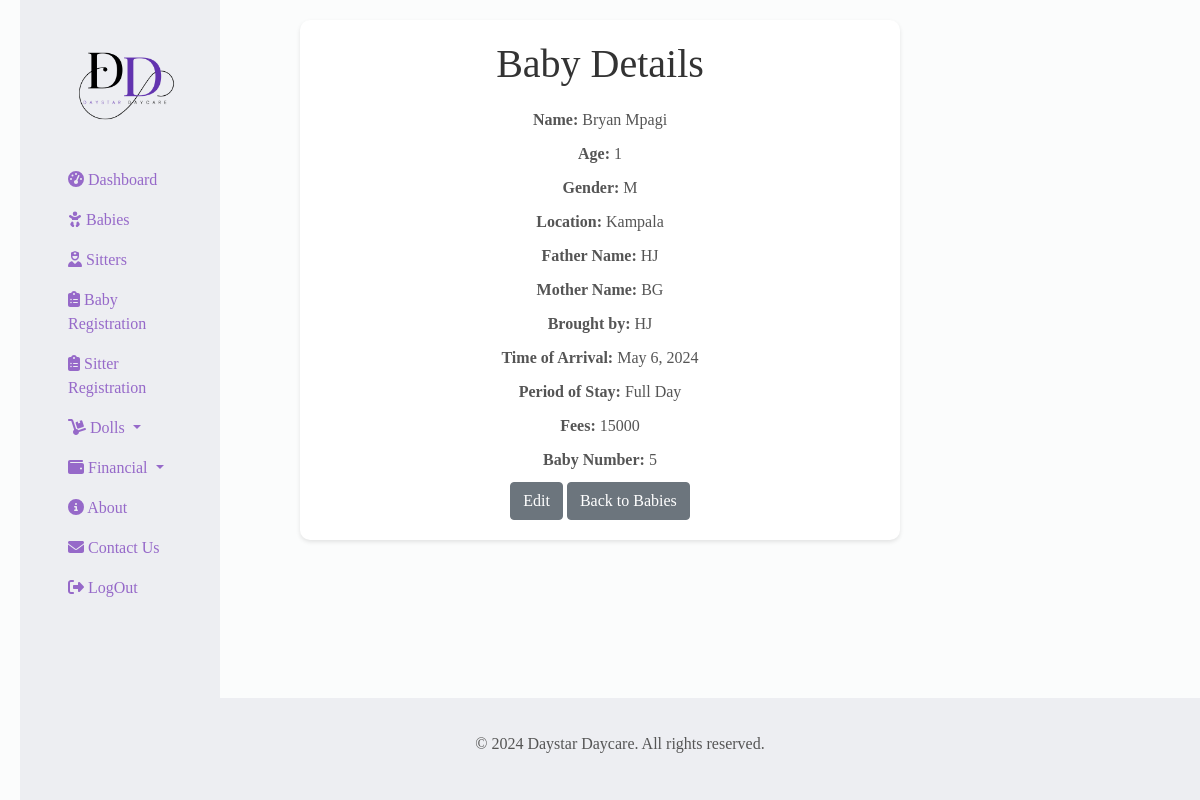
The page /result_baby_details/15/ on the database its author committed.
### daystarApp/models.py (models this page shows, shortened)
class Baby(models.Model):
    name = models.CharField(max_length=100)
    age = models.IntegerField(null=True, blank=True, default=0)
    gender = models.CharField(max_length=10, null=True, blank=True)
    location = models.CharField(max_length=50, null=True, blank=True)
    father_name = models.CharField(max_length=200, null=True, blank=True)
    mother_name = models.CharField(max_length=200, null=True, blank=True)
    brought_by = models.CharField(max_length=200, null=True, blank=True)
    time_of_arrival = models.DateField(null=True, blank=True)
    period_of_stay = models.CharField(max_length=8, choices=(("Full Day","Full Day"), ("Half Day","Half Day")))
    fees = models.IntegerField(null=True, blank=True)
    baby_number = models.IntegerField(null=True)
    class Meta:
        verbose_name_plural = "Babies"

### daystarApp/views.py (the view)
# urls.py: path('result_baby_details/<int:result_id>/', views.result_baby_details, name='result_baby_details'),
def result_baby_details(request, result_id):
    result = get_object_or_404(Baby, pk=result_id)  # Replace YourModel with your actual model
    return render(request, 'daystarApp/results_baby_details.html', {'result': result})

### daystarApp/templates/daystarApp/results_baby_details.html (shortened to what this page needs)
{% extends 'base.html' %}
{% block content %}
<body>
    <div class="container">
        <center>
            <h1>Baby Details</h1>
            <p><strong>Name:</strong> {{ result.name }}</p>
            <p><strong>Age:</strong> {{ result.age }}</p>
            <p><strong>Gender:</strong> {{ result.gender }}</p>
            <p><strong>Location:</strong> {{ result.location }}</p>
            <p><strong>Father Name:</strong> {{ result.father_name }}</p>
            <p><strong>Mother Name:</strong> {{ result.mother_name }}</p>
            <p><strong>Brought by:</strong> {{ result.brought_by }}</p>
            <p><strong>Time of Arrival:</strong> {{ result.time_of_arrival }}</p>
            <p><strong>Period of Stay:</strong> {{ result.period_of_stay }}</p>
            <p><strong>Fees:</strong> {{ result.fees }}</p>
            <p><strong>Baby Number:</strong> {{ result.baby_number }}</p>
            <div class="editbtn">
                <a class="btn btn-secondary" href="{% url 'edit_baby' result.id %}">Edit</a>
            <a class="btn btn-secondary" href="{% url 'baby' %}">Back to Babies</a>
        </div>
        </center>
    </div>
</body>
{% endblock %}

### daystarApp/static/css/navbar.css (style rules this page uses)
* { list-style-type: none; margin: 0; padding: 0; }
body { background-color: #edeef22b !important; color: white !important; font-family: Netflix Sans !important; }

### daystarApp/templates/daystarApp/results_baby_details.html (style rules this page uses)
body { color: purple !important; }
body { font-family: Arial, sans-serif; background-color: #f5f5f5; margin: 0; padding: 20px; }
center { display: flex; flex-direction: column; align-items: center; text-align: center; }
h1 { color: #333; margin-bottom: 20px; }
p { color: #555; margin-bottom: 10px; }
a { color: #007bff; text-decoration: none; transition: color 0.3s ease; }
.container { max-width: 600px; width: 100%; background-color: #fff; border-radius: 10px; padding: 20px; box-shadow: 0 2px 4px rgba(0, 0, 0, 0.1); }

### rows shown on the page
Baby: name "Bryan Mpagi", age "1", gender "M", location "Kampala", father_name "HJ", mother_name "BG", brought_by "HJ", time_of_arrival "May 6, 2024", period_of_stay "Full Day", fees "15000", baby_number "5"
